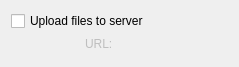
<ui version="4.0" >
 <class>RemoteServerSettingsWidgetUI</class>
 <widget class="QWidget" name="RemoteServerSettingsWidgetUI" >
  <property name="geometry" >
   <rect>
    <x>0</x>
    <y>0</y>
    <width>239</width>
    <height>67</height>
   </rect>
  </property>
  <property name="windowTitle" >
   <string>Form</string>
  </property>
  <layout class="QGridLayout" name="gridLayout" >
   <item row="0" column="0" colspan="3" >
    <widget class="QCheckBox" name="kcfg_upload" >
     <property name="text" >
      <string>Upload files to server</string>
     </property>
    </widget>
   </item>
   <item row="1" column="0" >
    <spacer name="horizontalSpacer" >
     <property name="orientation" >
      <enum>Qt::Horizontal</enum>
     </property>
     <property name="sizeType" >
      <enum>QSizePolicy::Fixed</enum>
     </property>
     <property name="sizeHint" stdset="0" >
      <size>
       <width>32</width>
       <height>10</height>
      </size>
     </property>
    </spacer>
   </item>
   <item row="1" column="1" >
    <widget class="QLabel" name="label" >
     <property name="enabled" >
      <bool>false</bool>
     </property>
     <property name="text" >
      <string>URL:</string>
     </property>
    </widget>
   </item>
   <item row="1" column="2" >
    <widget class="KUrlRequester" name="kcfg_url" >
     <property name="enabled" >
      <bool>false</bool>
     </property>
    </widget>
   </item>
   <item row="2" column="2" >
    <spacer>
     <property name="orientation" >
      <enum>Qt::Vertical</enum>
     </property>
     <property name="sizeHint" stdset="0" >
      <size>
       <width>0</width>
       <height>0</height>
      </size>
     </property>
    </spacer>
   </item>
  </layout>
 </widget>
 <customwidgets>
  <customwidget>
   <class>KUrlRequester</class>
   <extends>QFrame</extends>
   <header>kurlrequester.h</header>
  </customwidget>
 </customwidgets>
 <resources/>
 <connections/>
</ui>
